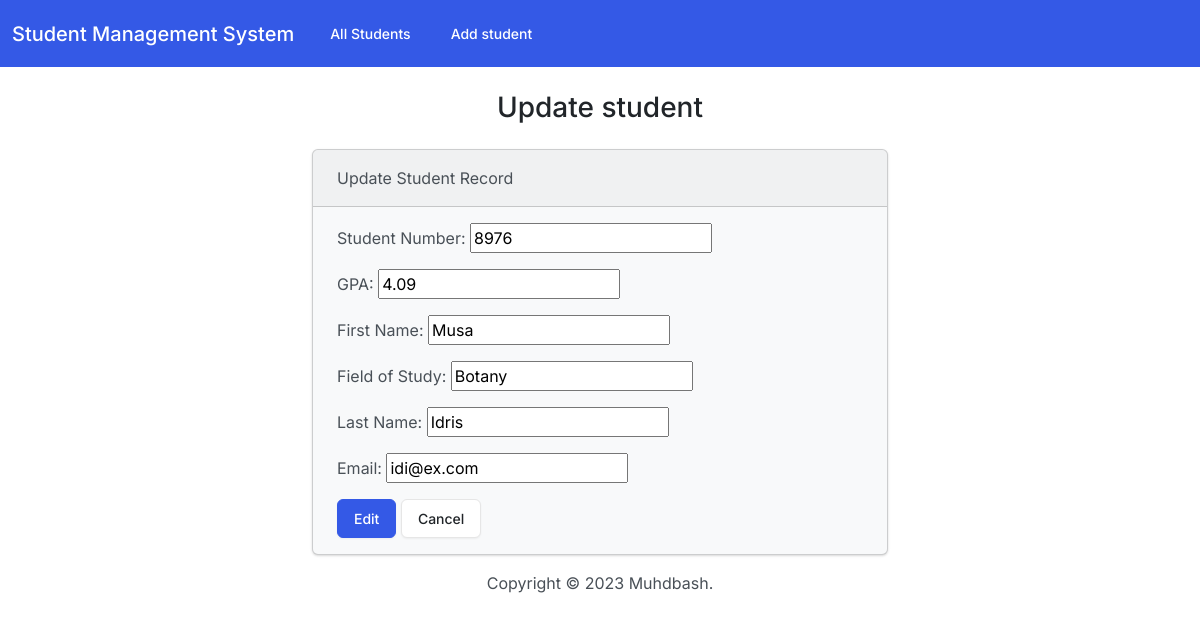
Screenshot of /edit/20/ with the database file from the repository.
### students/models.py (models this page shows, shortened)
class Student(models.Model):
    student_number = models.PositiveIntegerField()
    first_name = models.CharField(max_length=50)
    last_name = models.CharField(max_length=50)
    email = models.EmailField(max_length=100)
    field_of_study = models.CharField(max_length=50)
    gpa = models.FloatField()

### students/views.py (the view)
# urls.py: path('edit/<int:id>/', views.edit, name='edit' )
def edit(request,id):
    if request.method == "POST":
        student = Student.objects.get(pk=id)
        form = StudentForm(request.POST, instance=student)
        if form.is_valid():
            form.save()
            return render(request, 'students/edit.html',{
                'form': form ,
                'Success':True
            })
    else:
        student = Student.objects.get(pk=id)
        form = StudentForm(instance=student)
        return render(request, 'students/edit.html',{
                'form': form ,
            })

### students/forms.py
class StudentForm(forms.ModelForm):
    class Meta:
        model = Student
        fields = {'student_number','first_name','last_name','email','field_of_study','gpa'}
        labels = {
            'student_number':'Student Number',
            'first_name':'First Name',
            'last_name':'Last Name',
            'email':'Email',
            'field_of_study':'Field of Study',
            'gpa':'GPA'
        }
    widgets = {
        'student_number': forms.NumberInput(attrs={'class': 'form-control'}),
        'first_name': forms.TextInput(attrs={'class': 'form-control'}),
        'last_name' : forms.TextInput(attrs={'class': 'form-control'}),
        'email': forms.EmailInput(attrs={'class': 'form-control'}),
        'field_of_study' : forms.TextInput(attrs={'class': 'form-control'}),
        'gpa': forms.NumberInput(attrs={'class': 'form-control'}),
    }

### students/templates/students/edit.html (shortened to what this page needs)
{% extends "students/base.html" %}
{% block body %}
    <h3 class="text-center m-4">Update student</h3>
    {% if success %}
    	<div class=" alert alert-success" role="alert">
    		The new student updated successfuly!
    		<a href="{% url 'index' %}" class="alert-link">Go to HomePage</a>
    	</div>
    {% else %}
    	<div class="row justify-content-center">
    		<div class="col-6">
    			<div class="card bg-light mb-3">
                    <div class="card-header">Update Student Record</div>
                    <div class="card-body">
                      <form  method="POST">
                        {{ form.as_p }}
                        <button type="submit" class="btn btn-primary">Edit</button>
                        <a href="{% url 'index' %}" class="btn btn-secondary">Cancel</a>
                      </form>
                    </div>
    		</div>
    	</div>
    {% endif %}
{% endblock %}

### rows the page displays
Student: student_number "8976", gpa "4.09", first_name "Musa", field_of_study "Botany", last_name "Idris", email "idi@ex.com"
